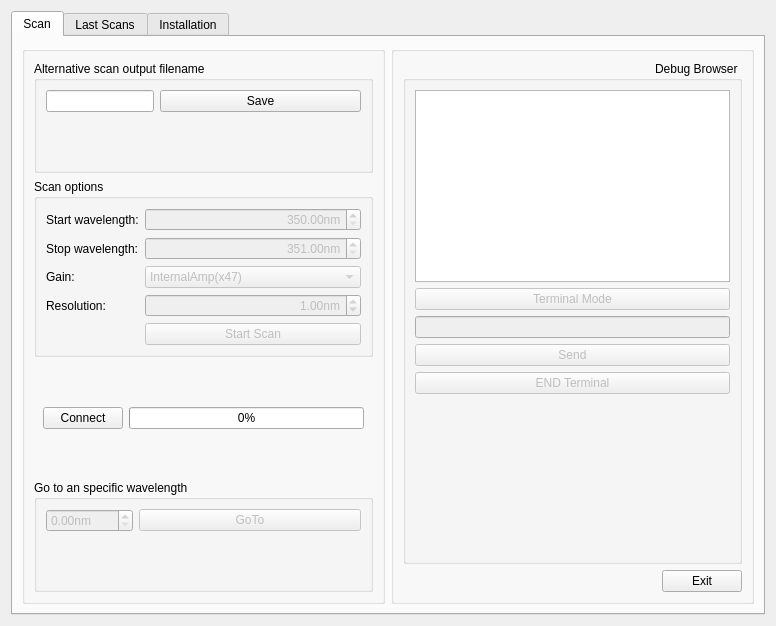
<?xml version="1.0" encoding="UTF-8"?>
<ui version="4.0">
 <class>LEDMenu</class>
 <widget class="QWidget" name="LEDMenu">
  <property name="geometry">
   <rect>
    <x>0</x>
    <y>0</y>
    <width>776</width>
    <height>574</height>
   </rect>
  </property>
  <property name="windowTitle">
   <string>LED options</string>
  </property>
  <property name="windowIcon">
   <iconset>
    <normaloff>icon.ico</normaloff>icon.ico</iconset>
  </property>
  <property name="layoutDirection">
   <enum>Qt::LeftToRight</enum>
  </property>
  <layout class="QVBoxLayout" name="verticalLayout_3">
   <item>
    <widget class="QTabWidget" name="ScanWindow">
     <property name="sizePolicy">
      <sizepolicy hsizetype="MinimumExpanding" vsizetype="MinimumExpanding">
       <horstretch>0</horstretch>
       <verstretch>0</verstretch>
      </sizepolicy>
     </property>
     <property name="locale">
      <locale language="English" country="UnitedStates"/>
     </property>
     <property name="currentIndex">
      <number>0</number>
     </property>
     <widget class="QWidget" name="ScanTab">
      <attribute name="title">
       <string>Scan</string>
      </attribute>
      <layout class="QHBoxLayout" name="horizontalLayout_5">
       <item>
        <widget class="QGroupBox" name="groupBox_4">
         <property name="title">
          <string/>
         </property>
         <layout class="QVBoxLayout" name="verticalLayout_2">
          <item>
           <widget class="QGroupBox" name="groupBox_7">
            <property name="title">
             <string>Alternative scan output filename</string>
            </property>
            <layout class="QFormLayout" name="formLayout_7">
             <property name="fieldGrowthPolicy">
              <enum>QFormLayout::AllNonFixedFieldsGrow</enum>
             </property>
             <item row="0" column="0">
              <widget class="QLineEdit" name="FileNameEdit"/>
             </item>
             <item row="0" column="1">
              <widget class="QPushButton" name="SaveFileNameButton">
               <property name="text">
                <string>Save</string>
               </property>
              </widget>
             </item>
            </layout>
           </widget>
          </item>
          <item>
           <widget class="QGroupBox" name="groupBox">
            <property name="title">
             <string>Scan options</string>
            </property>
            <layout class="QFormLayout" name="formLayout_5">
             <property name="fieldGrowthPolicy">
              <enum>QFormLayout::AllNonFixedFieldsGrow</enum>
             </property>
             <item row="1" column="0">
              <widget class="QLabel" name="label_4">
               <property name="text">
                <string>Start wavelength:</string>
               </property>
              </widget>
             </item>
             <item row="1" column="1">
              <widget class="QDoubleSpinBox" name="StartSpinBox">
               <property name="enabled">
                <bool>false</bool>
               </property>
               <property name="alignment">
                <set>Qt::AlignRight|Qt::AlignTrailing|Qt::AlignVCenter</set>
               </property>
               <property name="suffix">
                <string>nm</string>
               </property>
               <property name="minimum">
                <double>350.000000000000000</double>
               </property>
               <property name="maximum">
                <double>1078.990000000000009</double>
               </property>
              </widget>
             </item>
             <item row="3" column="0">
              <widget class="QLabel" name="label_7">
               <property name="text">
                <string>Stop wavelength:</string>
               </property>
              </widget>
             </item>
             <item row="3" column="1">
              <widget class="QDoubleSpinBox" name="StopSpinBox">
               <property name="enabled">
                <bool>false</bool>
               </property>
               <property name="alignment">
                <set>Qt::AlignRight|Qt::AlignTrailing|Qt::AlignVCenter</set>
               </property>
               <property name="suffix">
                <string>nm</string>
               </property>
               <property name="minimum">
                <double>351.000000000000000</double>
               </property>
               <property name="maximum">
                <double>1079.990000000000009</double>
               </property>
              </widget>
             </item>
             <item row="5" column="0">
              <widget class="QLabel" name="label_8">
               <property name="text">
                <string>Gain:</string>
               </property>
              </widget>
             </item>
             <item row="5" column="1">
              <widget class="QComboBox" name="GainComboBox">
               <property name="enabled">
                <bool>false</bool>
               </property>
               <property name="maxCount">
                <number>2147483645</number>
               </property>
               <item>
                <property name="text">
                 <string>InternalAmp(x47)</string>
                </property>
               </item>
               <item>
                <property name="text">
                 <string>InternalAmp(x94)</string>
                </property>
               </item>
               <item>
                <property name="text">
                 <string>InternalAmp(x194)</string>
                </property>
               </item>
               <item>
                <property name="text">
                 <string>InternalAmp(x414)</string>
                </property>
               </item>
               <item>
                <property name="text">
                 <string>HMS(x10^4)(LOW NOISE)</string>
                </property>
               </item>
               <item>
                <property name="text">
                 <string>HMS(x10^5)(LOW NOISE)</string>
                </property>
               </item>
               <item>
                <property name="text">
                 <string>HMS(x10^6)(LOW NOISE)</string>
                </property>
               </item>
               <item>
                <property name="text">
                 <string>HMS(x10^7)(LOW NOISE)</string>
                </property>
               </item>
               <item>
                <property name="text">
                 <string>HMS(x10^8)(LOW NOISE)</string>
                </property>
               </item>
               <item>
                <property name="text">
                 <string>HMS(x10^6)(HIGH SPEED)</string>
                </property>
               </item>
               <item>
                <property name="text">
                 <string>HMS(x10^7)(HIGH SPEED)</string>
                </property>
               </item>
               <item>
                <property name="text">
                 <string>HMS(x10^8)(HIGH SPEED)</string>
                </property>
               </item>
               <item>
                <property name="text">
                 <string>HMS(x10^9)(HIGH SPEED)</string>
                </property>
               </item>
               <item>
                <property name="text">
                 <string>HMS(x10^10)(HIGH SPEED)</string>
                </property>
               </item>
              </widget>
             </item>
             <item row="6" column="0">
              <widget class="QLabel" name="label_9">
               <property name="text">
                <string>Resolution:</string>
               </property>
              </widget>
             </item>
             <item row="6" column="1">
              <widget class="QDoubleSpinBox" name="ResSpinBox">
               <property name="enabled">
                <bool>false</bool>
               </property>
               <property name="alignment">
                <set>Qt::AlignRight|Qt::AlignTrailing|Qt::AlignVCenter</set>
               </property>
               <property name="suffix">
                <string>nm</string>
               </property>
               <property name="minimum">
                <double>0.010000000000000</double>
               </property>
               <property name="value">
                <double>1.000000000000000</double>
               </property>
              </widget>
             </item>
             <item row="7" column="1">
              <widget class="QPushButton" name="StartScanButton">
               <property name="enabled">
                <bool>false</bool>
               </property>
               <property name="text">
                <string>Start Scan</string>
               </property>
              </widget>
             </item>
            </layout>
           </widget>
          </item>
          <item>
           <widget class="QWidget" name="widget" native="true">
            <layout class="QHBoxLayout" name="horizontalLayout_3">
             <item>
              <widget class="QPushButton" name="ConnectButton">
               <property name="text">
                <string>Connect</string>
               </property>
              </widget>
             </item>
             <item>
              <widget class="QProgressBar" name="progressBar">
               <property name="value">
                <number>0</number>
               </property>
              </widget>
             </item>
            </layout>
           </widget>
          </item>
          <item>
           <widget class="QGroupBox" name="groupBox_2">
            <property name="title">
             <string>Go to an specific wavelength</string>
            </property>
            <layout class="QFormLayout" name="formLayout_9">
             <property name="fieldGrowthPolicy">
              <enum>QFormLayout::AllNonFixedFieldsGrow</enum>
             </property>
             <item row="0" column="0">
              <widget class="QDoubleSpinBox" name="GoToSpinBox">
               <property name="enabled">
                <bool>false</bool>
               </property>
               <property name="accelerated">
                <bool>true</bool>
               </property>
               <property name="suffix">
                <string>nm</string>
               </property>
               <property name="maximum">
                <double>1499.990000000000009</double>
               </property>
              </widget>
             </item>
             <item row="0" column="1">
              <widget class="QPushButton" name="GoToButton">
               <property name="enabled">
                <bool>false</bool>
               </property>
               <property name="text">
                <string>GoTo</string>
               </property>
              </widget>
             </item>
            </layout>
           </widget>
          </item>
         </layout>
        </widget>
       </item>
       <item>
        <widget class="QGroupBox" name="groupBox_3">
         <property name="layoutDirection">
          <enum>Qt::RightToLeft</enum>
         </property>
         <property name="title">
          <string/>
         </property>
         <layout class="QVBoxLayout" name="verticalLayout">
          <item>
           <widget class="QGroupBox" name="groupBox_5">
            <property name="title">
             <string>Debug Browser</string>
            </property>
            <layout class="QVBoxLayout" name="verticalLayout_5">
             <item>
              <widget class="QTextBrowser" name="debugBrowser">
               <property name="sizePolicy">
                <sizepolicy hsizetype="Expanding" vsizetype="Fixed">
                 <horstretch>0</horstretch>
                 <verstretch>0</verstretch>
                </sizepolicy>
               </property>
              </widget>
             </item>
             <item>
              <widget class="QPushButton" name="terminalButton">
               <property name="enabled">
                <bool>false</bool>
               </property>
               <property name="text">
                <string>Terminal Mode</string>
               </property>
              </widget>
             </item>
             <item>
              <widget class="QLineEdit" name="terminalImput">
               <property name="enabled">
                <bool>false</bool>
               </property>
              </widget>
             </item>
             <item>
              <widget class="QPushButton" name="SendTerminalButton">
               <property name="enabled">
                <bool>false</bool>
               </property>
               <property name="text">
                <string>Send</string>
               </property>
              </widget>
             </item>
             <item>
              <widget class="QPushButton" name="EndTerminalButton">
               <property name="enabled">
                <bool>false</bool>
               </property>
               <property name="text">
                <string>END Terminal</string>
               </property>
              </widget>
             </item>
             <item>
              <spacer name="verticalSpacer_2">
               <property name="orientation">
                <enum>Qt::Vertical</enum>
               </property>
               <property name="sizeHint" stdset="0">
                <size>
                 <width>20</width>
                 <height>40</height>
                </size>
               </property>
              </spacer>
             </item>
            </layout>
            <zorder>debugBrowser</zorder>
            <zorder>EndTerminalButton</zorder>
            <zorder>terminalImput</zorder>
            <zorder>SendTerminalButton</zorder>
            <zorder>terminalButton</zorder>
            <zorder>verticalSpacer_2</zorder>
           </widget>
          </item>
          <item>
           <widget class="QPushButton" name="ExitButton">
            <property name="sizePolicy">
             <sizepolicy hsizetype="Fixed" vsizetype="Fixed">
              <horstretch>0</horstretch>
              <verstretch>0</verstretch>
             </sizepolicy>
            </property>
            <property name="layoutDirection">
             <enum>Qt::RightToLeft</enum>
            </property>
            <property name="text">
             <string>Exit</string>
            </property>
           </widget>
          </item>
         </layout>
        </widget>
       </item>
      </layout>
     </widget>
     <widget class="QWidget" name="LastScansTab">
      <attribute name="title">
       <string>Last Scans</string>
      </attribute>
      <layout class="QVBoxLayout" name="verticalLayout_4">
       <item>
        <widget class="QGroupBox" name="groupBox_8">
         <property name="title">
          <string>Last Scans</string>
         </property>
         <layout class="QVBoxLayout" name="verticalLayout_6">
          <item>
           <widget class="QCheckBox" name="Scan1Box">
            <property name="text">
             <string/>
            </property>
           </widget>
          </item>
          <item>
           <widget class="QCheckBox" name="Scan2Box">
            <property name="text">
             <string/>
            </property>
           </widget>
          </item>
          <item>
           <widget class="QCheckBox" name="Scan3Box">
            <property name="text">
             <string/>
            </property>
           </widget>
          </item>
          <item>
           <widget class="QCheckBox" name="Scan4Box">
            <property name="text">
             <string/>
            </property>
           </widget>
          </item>
          <item>
           <widget class="QCheckBox" name="Scan5Box">
            <property name="text">
             <string/>
            </property>
           </widget>
          </item>
          <item>
           <widget class="QCheckBox" name="Scan6Box">
            <property name="text">
             <string/>
            </property>
           </widget>
          </item>
          <item>
           <widget class="QCheckBox" name="Scan7Box">
            <property name="text">
             <string/>
            </property>
           </widget>
          </item>
          <item>
           <widget class="QCheckBox" name="Scan8Box">
            <property name="text">
             <string/>
            </property>
           </widget>
          </item>
          <item>
           <widget class="QCheckBox" name="Scan9Box">
            <property name="text">
             <string/>
            </property>
           </widget>
          </item>
          <item>
           <widget class="QCheckBox" name="Scan10Box">
            <property name="text">
             <string/>
            </property>
           </widget>
          </item>
          <item>
           <widget class="QWidget" name="widget_3" native="true">
            <property name="sizePolicy">
             <sizepolicy hsizetype="Preferred" vsizetype="Fixed">
              <horstretch>0</horstretch>
              <verstretch>0</verstretch>
             </sizepolicy>
            </property>
            <layout class="QHBoxLayout" name="horizontalLayout_4">
             <item>
              <widget class="QPushButton" name="Browse1Button">
               <property name="text">
                <string>Browse</string>
               </property>
              </widget>
             </item>
             <item>
              <spacer name="verticalSpacer">
               <property name="orientation">
                <enum>Qt::Vertical</enum>
               </property>
               <property name="sizeHint" stdset="0">
                <size>
                 <width>20</width>
                 <height>40</height>
                </size>
               </property>
              </spacer>
             </item>
             <item>
              <widget class="QListWidget" name="ScanDirectory">
               <property name="sizePolicy">
                <sizepolicy hsizetype="Expanding" vsizetype="Ignored">
                 <horstretch>0</horstretch>
                 <verstretch>0</verstretch>
                </sizepolicy>
               </property>
              </widget>
             </item>
            </layout>
           </widget>
          </item>
          <item>
           <widget class="QPushButton" name="ImportScanButton">
            <property name="text">
             <string>Import Scan</string>
            </property>
           </widget>
          </item>
          <item>
           <widget class="QPushButton" name="AnalyzeButton">
            <property name="text">
             <string>Analyze Scan</string>
            </property>
           </widget>
          </item>
         </layout>
        </widget>
       </item>
      </layout>
     </widget>
     <widget class="QWidget" name="InstallationTab">
      <attribute name="title">
       <string>Installation</string>
      </attribute>
      <layout class="QVBoxLayout" name="verticalLayout_10">
       <item>
        <widget class="QGroupBox" name="groupBox_11">
         <property name="title">
          <string>Log In</string>
         </property>
         <layout class="QVBoxLayout" name="verticalLayout_8">
          <item>
           <layout class="QFormLayout" name="formLayout_8">
            <item row="0" column="0">
             <widget class="QLabel" name="label_16">
              <property name="text">
               <string>Username:</string>
              </property>
             </widget>
            </item>
            <item row="1" column="0">
             <widget class="QLabel" name="label_17">
              <property name="text">
               <string>Password:</string>
              </property>
             </widget>
            </item>
            <item row="1" column="1">
             <widget class="QLineEdit" name="PasswordTextBox_2">
              <property name="maxLength">
               <number>50</number>
              </property>
              <property name="echoMode">
               <enum>QLineEdit::Password</enum>
              </property>
             </widget>
            </item>
            <item row="0" column="1">
             <widget class="QLineEdit" name="UsernameTextBox_2">
              <property name="locale">
               <locale language="English" country="UnitedStates"/>
              </property>
              <property name="cursorPosition">
               <number>0</number>
              </property>
             </widget>
            </item>
           </layout>
          </item>
          <item>
           <widget class="QDialogButtonBox" name="buttonBox_2">
            <property name="standardButtons">
             <set>QDialogButtonBox::Ok</set>
            </property>
           </widget>
          </item>
         </layout>
        </widget>
       </item>
       <item>
        <widget class="QGroupBox" name="groupBox_10">
         <property name="enabled">
          <bool>true</bool>
         </property>
         <property name="title">
          <string>Monochromator</string>
         </property>
         <layout class="QHBoxLayout" name="horizontalLayout_2">
          <item>
           <widget class="QPushButton" name="InstallTurrButton_2">
            <property name="enabled">
             <bool>false</bool>
            </property>
            <property name="text">
             <string>Install New Turrets</string>
            </property>
           </widget>
          </item>
          <item>
           <widget class="QPushButton" name="InstallGratButton_2">
            <property name="enabled">
             <bool>false</bool>
            </property>
            <property name="text">
             <string>Install New Gratings</string>
            </property>
           </widget>
          </item>
         </layout>
        </widget>
       </item>
       <item>
        <widget class="QGroupBox" name="groupBox_6">
         <property name="enabled">
          <bool>true</bool>
         </property>
         <property name="title">
          <string>Backlight offset</string>
         </property>
         <layout class="QFormLayout" name="formLayout_4">
          <property name="fieldGrowthPolicy">
           <enum>QFormLayout::AllNonFixedFieldsGrow</enum>
          </property>
          <item row="0" column="0">
           <widget class="QComboBox" name="GainComboBox_2">
            <property name="enabled">
             <bool>false</bool>
            </property>
            <property name="currentIndex">
             <number>0</number>
            </property>
            <property name="maxCount">
             <number>2147483645</number>
            </property>
            <item>
             <property name="text">
              <string>InternalAmp(x47)</string>
             </property>
            </item>
            <item>
             <property name="text">
              <string>InternalAmp(x94)</string>
             </property>
            </item>
            <item>
             <property name="text">
              <string>InternalAmp(x194)</string>
             </property>
            </item>
            <item>
             <property name="text">
              <string>InternalAmp(x414)</string>
             </property>
            </item>
            <item>
             <property name="text">
              <string>HMS(x10^4)(LOW NOISE)</string>
             </property>
            </item>
            <item>
             <property name="text">
              <string>HMS(x10^5)(LOW NOISE)</string>
             </property>
            </item>
            <item>
             <property name="text">
              <string>HMS(x10^6)(LOW NOISE)</string>
             </property>
            </item>
            <item>
             <property name="text">
              <string>HMS(x10^7)(LOW NOISE)</string>
             </property>
            </item>
            <item>
             <property name="text">
              <string>HMS(x10^8)(LOW NOISE)</string>
             </property>
            </item>
            <item>
             <property name="text">
              <string>HMS(x10^6)(HIGH SPEED)</string>
             </property>
            </item>
            <item>
             <property name="text">
              <string>HMS(x10^7)(HIGH SPEED)</string>
             </property>
            </item>
            <item>
             <property name="text">
              <string>HMS(x10^8)(HIGH SPEED)</string>
             </property>
            </item>
            <item>
             <property name="text">
              <string>HMS(x10^9)(HIGH SPEED)</string>
             </property>
            </item>
            <item>
             <property name="text">
              <string>HMS(x10^10)(HIGH SPEED)</string>
             </property>
            </item>
           </widget>
          </item>
          <item row="0" column="1">
           <widget class="QPushButton" name="RecalculateValueButton">
            <property name="enabled">
             <bool>false</bool>
            </property>
            <property name="sizePolicy">
             <sizepolicy hsizetype="Fixed" vsizetype="Fixed">
              <horstretch>0</horstretch>
              <verstretch>0</verstretch>
             </sizepolicy>
            </property>
            <property name="text">
             <string>Recalculate value</string>
            </property>
           </widget>
          </item>
         </layout>
        </widget>
       </item>
       <item>
        <widget class="QGroupBox" name="respBox">
         <property name="enabled">
          <bool>true</bool>
         </property>
         <property name="title">
          <string>Responsivity</string>
         </property>
         <layout class="QVBoxLayout" name="verticalLayout_9">
          <item>
           <widget class="QWidget" name="widget_2" native="true">
            <property name="sizePolicy">
             <sizepolicy hsizetype="Preferred" vsizetype="Fixed">
              <horstretch>0</horstretch>
              <verstretch>0</verstretch>
             </sizepolicy>
            </property>
            <layout class="QHBoxLayout" name="horizontalLayout">
             <item>
              <widget class="QPushButton" name="Browse2Button">
               <property name="enabled">
                <bool>false</bool>
               </property>
               <property name="sizePolicy">
                <sizepolicy hsizetype="Fixed" vsizetype="Fixed">
                 <horstretch>0</horstretch>
                 <verstretch>0</verstretch>
                </sizepolicy>
               </property>
               <property name="text">
                <string>Browse</string>
               </property>
              </widget>
             </item>
             <item>
              <spacer name="verticalSpacer_3">
               <property name="orientation">
                <enum>Qt::Vertical</enum>
               </property>
               <property name="sizeHint" stdset="0">
                <size>
                 <width>20</width>
                 <height>40</height>
                </size>
               </property>
              </spacer>
             </item>
             <item>
              <widget class="QListWidget" name="listWidget_2">
               <property name="sizePolicy">
                <sizepolicy hsizetype="Expanding" vsizetype="Ignored">
                 <horstretch>0</horstretch>
                 <verstretch>0</verstretch>
                </sizepolicy>
               </property>
              </widget>
             </item>
            </layout>
           </widget>
          </item>
          <item>
           <widget class="QPushButton" name="ImportNewCurveButton">
            <property name="enabled">
             <bool>false</bool>
            </property>
            <property name="text">
             <string>Import Curve</string>
            </property>
           </widget>
          </item>
          <item>
           <widget class="QPushButton" name="SeeCurveButton">
            <property name="text">
             <string>See responsivity curve</string>
            </property>
           </widget>
          </item>
         </layout>
        </widget>
       </item>
       <item>
        <widget class="QGroupBox" name="groupBox_9">
         <property name="title">
          <string>RGB Cone Fundamentals</string>
         </property>
         <layout class="QVBoxLayout" name="verticalLayout_7">
          <item>
           <widget class="QPushButton" name="pushButton">
            <property name="text">
             <string>See RGB spectre</string>
            </property>
           </widget>
          </item>
         </layout>
        </widget>
       </item>
       <item>
        <widget class="QGroupBox" name="groupBox_12">
         <property name="title">
          <string>Luminous efficiency</string>
         </property>
         <layout class="QVBoxLayout" name="verticalLayout_11">
          <item>
           <widget class="QPushButton" name="pushButton_2">
            <property name="text">
             <string>See efficiency spectre</string>
            </property>
           </widget>
          </item>
         </layout>
        </widget>
       </item>
      </layout>
      <zorder>groupBox_6</zorder>
      <zorder>groupBox_10</zorder>
      <zorder>respBox</zorder>
      <zorder>groupBox_9</zorder>
      <zorder>groupBox_11</zorder>
      <zorder>groupBox_12</zorder>
     </widget>
    </widget>
   </item>
  </layout>
 </widget>
 <resources/>
 <connections/>
</ui>
